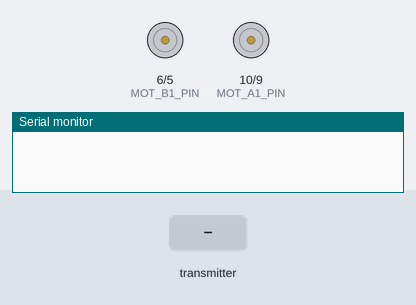
Simulated run of this sketch. Board: Arduino Uno, built with avr-gcc and run on an emulated ATmega328P. Shown: motor-driver pin pairs drawn as motors (green arrow = first pin HIGH = forward, orange = second pin HIGH = backward, longer = more drive), the last lines printed to the serial monitor. The test bench sets the inputs (shaded band). No radio packets arrive unless stated.

Above: at 1.2 s.
1.3 s: the transmitter starts sending arr.0 = 0
At 2.4 s:
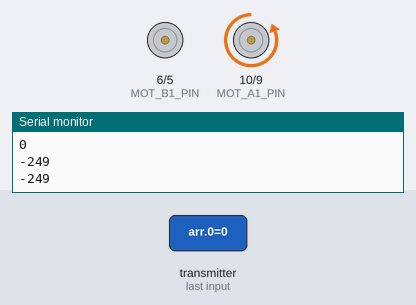
2.8 s: the transmitter starts sending arr.1 = 256
At 3.1 s:
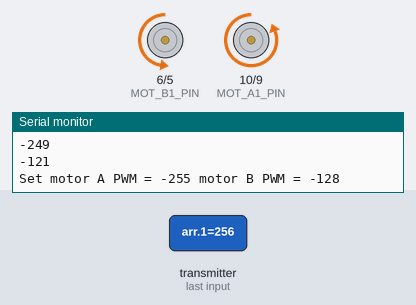
4.3 s: the transmitter starts sending arr.1 = 512
At 5.5 s:
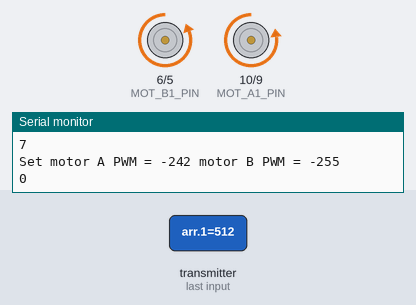
5.8 s: the transmitter starts sending arr.0 = 256
At 6.7 s:
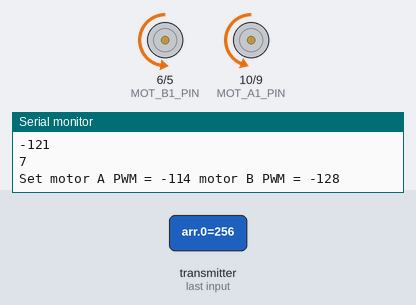
7.3 s: the transmitter starts sending arr.0 = 512
At 8.5 s:
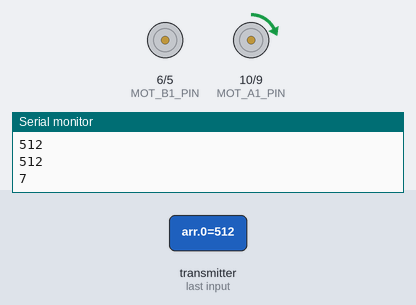
8.9 s: the transmitter starts sending arr.1 = 0
At 9.7 s:
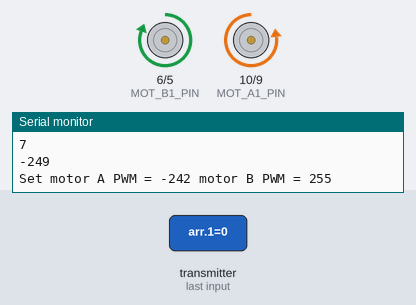
Timing chart, 0 to 11.4 s (numbered marks = the images above; inputs shaded):
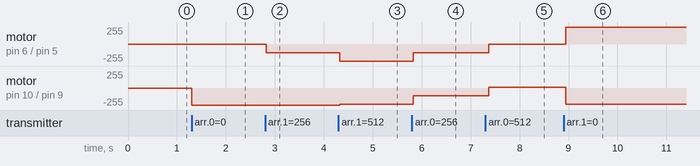

The sketch:

Machapede_slave.ino
```cpp
#include <SPI.h>
#include <nRF24L01.h>
#include <RF24.h>

RF24 radio(7, 8); // CE, CSN

const byte address[6] = "00002";
const byte base_address[6] = "tivmf";

#define MOT_A1_PIN 10
#define MOT_A2_PIN 9
#define MOT_B1_PIN 6
#define MOT_B2_PIN 5

int arr[2];

void setup() {
  Serial.begin(9600);

  radio.begin();
  radio.openReadingPipe(0, address);
  radio.setPALevel(RF24_PA_MIN);
  radio.startListening();

  // Set all the motor control inputs to OUTPUT
  pinMode(MOT_A1_PIN, OUTPUT);
  pinMode(MOT_A2_PIN, OUTPUT);
  pinMode(MOT_B1_PIN, OUTPUT);
  pinMode(MOT_B2_PIN, OUTPUT);

  // Turn off motors - Initial state
  digitalWrite(MOT_A1_PIN, LOW);
  digitalWrite(MOT_A2_PIN, LOW);
  digitalWrite(MOT_B1_PIN, LOW);
  digitalWrite(MOT_B2_PIN, LOW);
}

void loop() {
  if (radio.available()) {
    radio.read(&arr, sizeof(arr));

    Serial.println(arr[0]);
    Serial.println(arr[1]);

    // Map the joystick input range (0-1023) to the desired output range (-255 to 255)
    int mapped_value_x = map(arr[0], -14, 1009, -255, 255);
    int mapped_value_y = map(arr[1], -14, 1009, -255, 255);

    Serial.println(mapped_value_x);
    Serial.println(mapped_value_y);

    // Calculate PWM values for each motor based on joystick input
    int pwm_left = mapped_value_x + mapped_value_y;
    int pwm_right = mapped_value_x - mapped_value_y;

    spin_and_wait(pwm_left, pwm_right, 0);
  }
}

void spin_and_wait(int pwm_A, int pwm_B, int duration) {
  // Ensure the PWM values are within the valid range
  pwm_A = constrain(pwm_A, -255, 255);
  pwm_B = constrain(pwm_B, -255, 255);

  set_motor_currents(pwm_A, pwm_B);
  delay(duration);
}

void set_motor_pwm(int pwm, int IN1_PIN, int IN2_PIN) {
  if (pwm < 0) {  // reverse speeds
    analogWrite(IN1_PIN, 0);
    analogWrite(IN2_PIN, -pwm);
  } else if (pwm > 0) { // forward
    analogWrite(IN1_PIN, pwm);
    analogWrite(IN2_PIN, 0);
  } else { // stop
    analogWrite(IN1_PIN, 0);
    analogWrite(IN2_PIN, 0);
  }
}

void set_motor_currents(int pwm_A, int pwm_B) {
  set_motor_pwm(pwm_A, MOT_A1_PIN, MOT_A2_PIN);
  set_motor_pwm(pwm_B, MOT_B1_PIN, MOT_B2_PIN);

  // Print a status message to the console.
  Serial.print("Set motor A PWM = ");
  Serial.print(pwm_A);
  Serial.print(" motor B PWM = ");
  Serial.println(pwm_B);
}
```

Measured:
- after the input at 1.3 s, motor on pin 10 (MOT_A1_PIN) / pin 9 (MOT_A2_PIN): stopped → backward 255/255 at once
- after the input at 2.8 s, motor on pin 6 (MOT_B1_PIN) / pin 5 (MOT_B2_PIN): stopped → backward 128/255 at once
- after the input at 4.3 s, motor on pin 6 (MOT_B1_PIN) / pin 5 (MOT_B2_PIN): backward 128/255 → backward 255/255 at once; motor on pin 10 (MOT_A1_PIN) / pin 9 (MOT_A2_PIN): backward 255/255 → backward 242/255 at once
- after the input at 5.8 s, motor on pin 6 (MOT_B1_PIN) / pin 5 (MOT_B2_PIN): backward 255/255 → backward 128/255 at once; motor on pin 10 (MOT_A1_PIN) / pin 9 (MOT_A2_PIN): backward 242/255 → backward 114/255 at once
- after the input at 7.3 s, motor on pin 6 (MOT_B1_PIN) / pin 5 (MOT_B2_PIN): backward 128/255 → stopped after 0.07 s; motor on pin 10 (MOT_A1_PIN) / pin 9 (MOT_A2_PIN): backward 114/255 → forward 14/255 after 0.07 s
- after the input at 8.9 s, motor on pin 6 (MOT_B1_PIN) / pin 5 (MOT_B2_PIN): stopped → forward 255/255 at once; motor on pin 10 (MOT_A1_PIN) / pin 9 (MOT_A2_PIN): forward 14/255 → backward 242/255 at once
